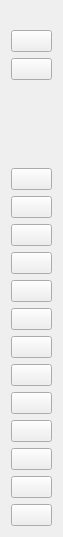
<?xml version="1.0" encoding="UTF-8"?>
<ui version="4.0">
 <class>ToolForm</class>
 <widget class="QWidget" name="ToolForm">
  <property name="geometry">
   <rect>
    <x>0</x>
    <y>0</y>
    <width>63</width>
    <height>537</height>
   </rect>
  </property>
  <property name="windowTitle">
   <string>Tool</string>
  </property>
  <property name="styleSheet">
   <string notr="true"/>
  </property>
  <layout class="QVBoxLayout" name="verticalLayout">
   <property name="topMargin">
    <number>30</number>
   </property>
   <item>
    <widget class="QPushButton" name="groupControlBtn">
     <property name="toolTip">
      <string>group control</string>
     </property>
     <property name="text">
      <string/>
     </property>
    </widget>
   </item>
   <item>
    <widget class="QPushButton" name="fullScreenBtn">
     <property name="toolTip">
      <string>full screen</string>
     </property>
     <property name="text">
      <string/>
     </property>
    </widget>
   </item>
   <item>
    <spacer name="verticalSpacer">
     <property name="orientation">
      <enum>Qt::Vertical</enum>
     </property>
     <property name="sizeHint" stdset="0">
      <size>
       <width>20</width>
       <height>40</height>
      </size>
     </property>
    </spacer>
   </item>
   <item>
    <widget class="QPushButton" name="expandNotifyBtn">
     <property name="toolTip">
      <string>expand notify</string>
     </property>
     <property name="text">
      <string/>
     </property>
    </widget>
   </item>
   <item>
    <widget class="QPushButton" name="touchBtn">
     <property name="toolTip">
      <string>touch switch</string>
     </property>
     <property name="text">
      <string/>
     </property>
    </widget>
   </item>
   <item>
    <widget class="QPushButton" name="openScreenBtn">
     <property name="toolTip">
      <string>open screen</string>
     </property>
     <property name="text">
      <string/>
     </property>
    </widget>
   </item>
   <item>
    <widget class="QPushButton" name="closeScreenBtn">
     <property name="toolTip">
      <string>close screen</string>
     </property>
     <property name="text">
      <string/>
     </property>
    </widget>
   </item>
   <item>
    <widget class="QPushButton" name="powerBtn">
     <property name="toolTip">
      <string>power</string>
     </property>
     <property name="text">
      <string/>
     </property>
    </widget>
   </item>
   <item>
    <widget class="QPushButton" name="volumeUpBtn">
     <property name="toolTip">
      <string>volume up</string>
     </property>
     <property name="text">
      <string/>
     </property>
    </widget>
   </item>
   <item>
    <widget class="QPushButton" name="volumeDownBtn">
     <property name="toolTip">
      <string>volume down</string>
     </property>
     <property name="text">
      <string/>
     </property>
    </widget>
   </item>
   <item>
    <widget class="QPushButton" name="appSwitchBtn">
     <property name="toolTip">
      <string>app switch</string>
     </property>
     <property name="text">
      <string/>
     </property>
    </widget>
   </item>
   <item>
    <widget class="QPushButton" name="menuBtn">
     <property name="toolTip">
      <string>menu</string>
     </property>
     <property name="text">
      <string/>
     </property>
    </widget>
   </item>
   <item>
    <widget class="QPushButton" name="homeBtn">
     <property name="toolTip">
      <string>home</string>
     </property>
     <property name="text">
      <string/>
     </property>
    </widget>
   </item>
   <item>
    <widget class="QPushButton" name="returnBtn">
     <property name="toolTip">
      <string>return</string>
     </property>
     <property name="text">
      <string/>
     </property>
    </widget>
   </item>
   <item>
    <widget class="QPushButton" name="screenShotBtn">
     <property name="toolTip">
      <string>screen shot</string>
     </property>
     <property name="text">
      <string/>
     </property>
    </widget>
   </item>
   <item>
    <widget class="QPushButton" name="clipboardBtn">
     <property name="toolTip">
      <string>copy clipboard text</string>
     </property>
     <property name="text">
      <string/>
     </property>
    </widget>
    </item>
  </layout>
 </widget>
 <resources/>
 <connections/>
</ui>
